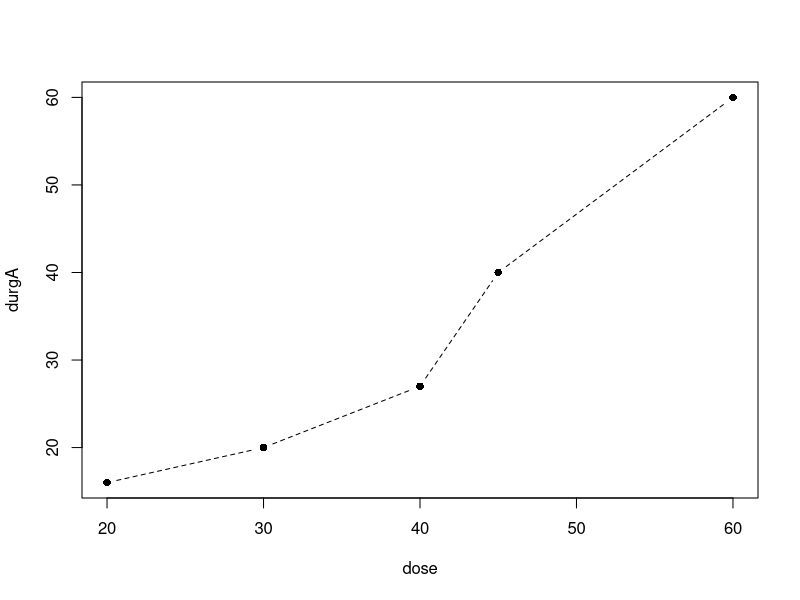
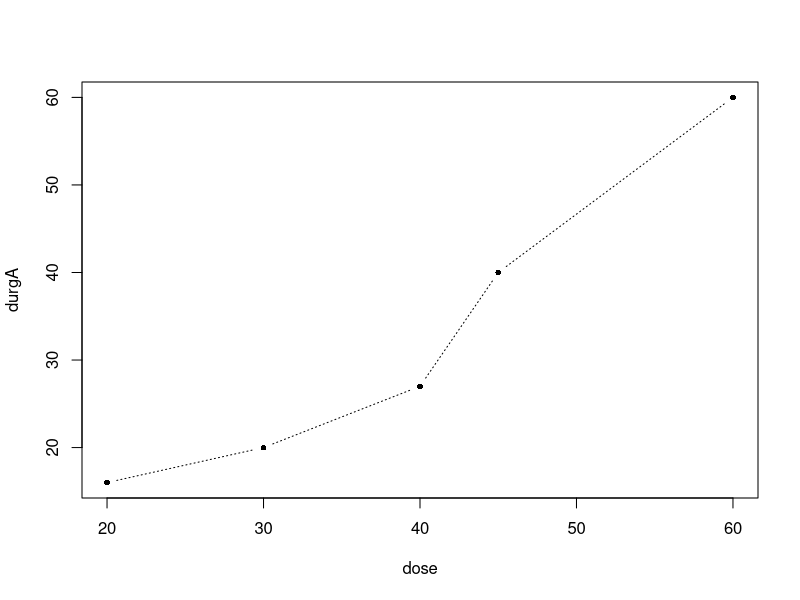
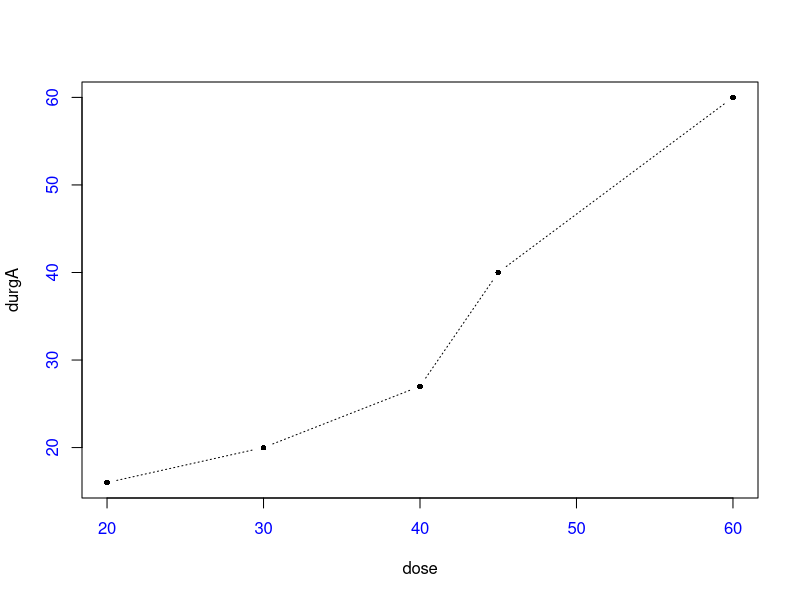
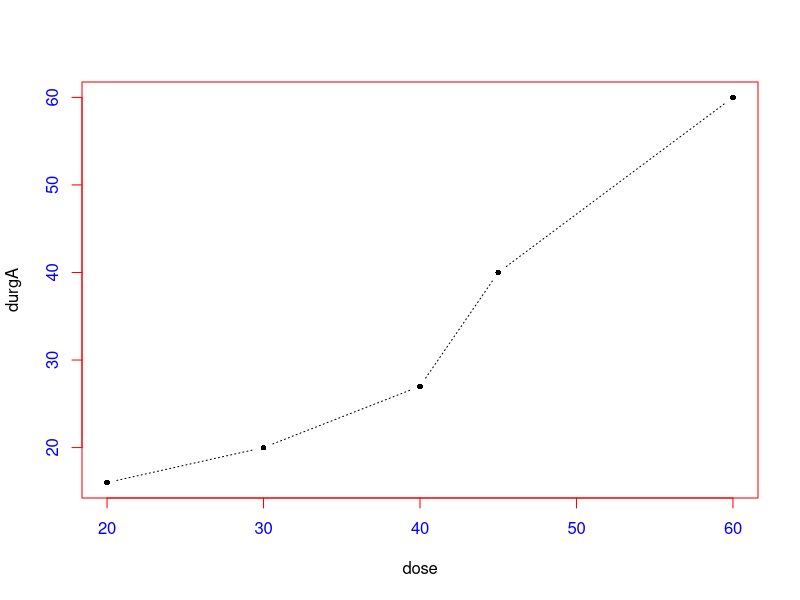
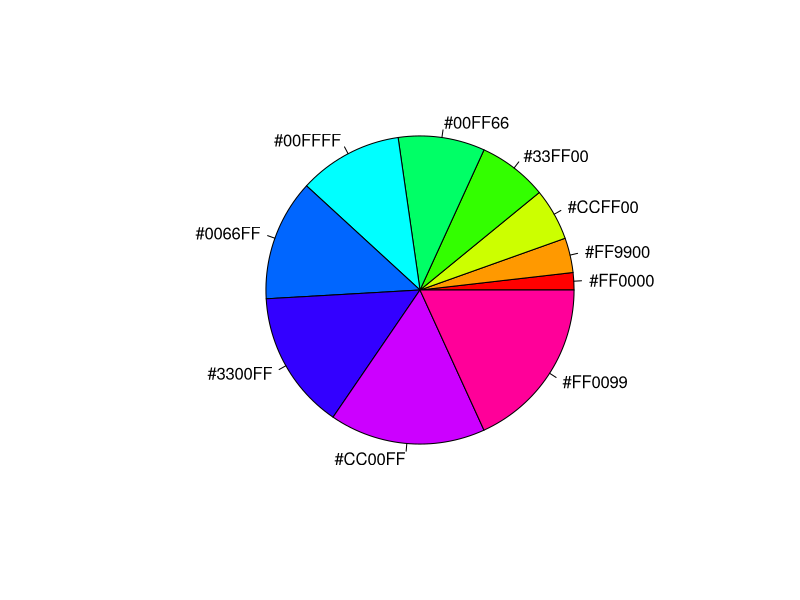
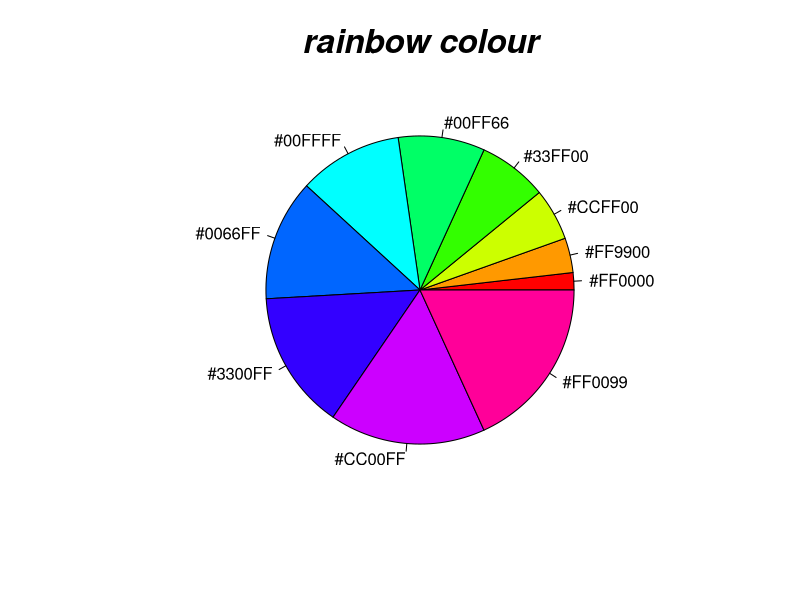
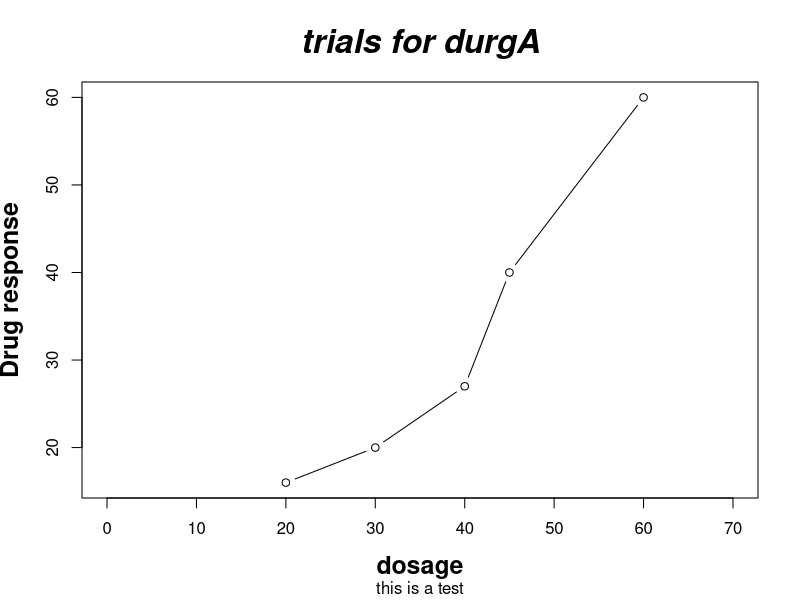
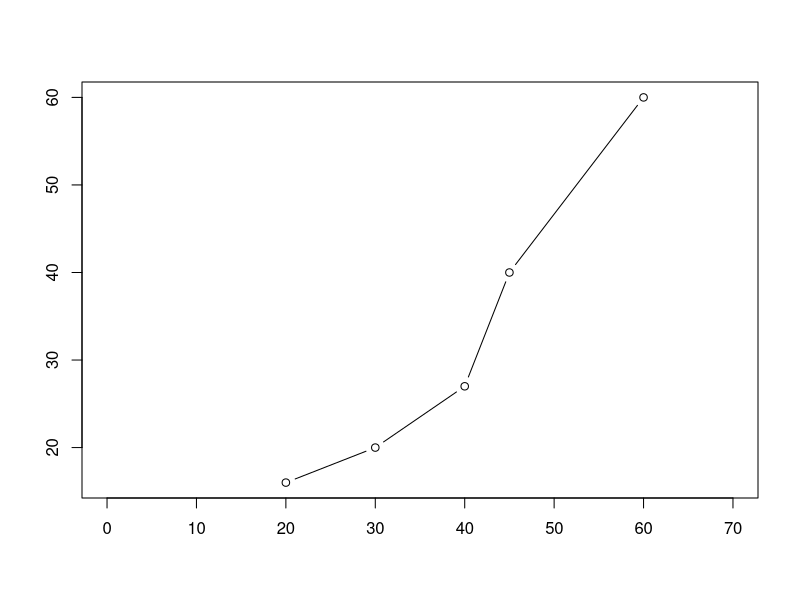

Write R code to recreate these figures, in order. (Note: this script raises an error after producing the figures.)
library(datasets)
data(mtcars)

#create a new window to show the plot
x11() 
plot(mtcars$wt, mtcars$mpg, xlab = "Weight", ylab = "Miles gallon", main = "Regression of MPG on weight")
dev.off()

#create pdf file to store plot
pdf("mggraph.pdf") #png(), jpeg(), bmp() also could be used
plot(mtcars$wt, mtcars$mpg, xlab = "Weight", ylab = "Miles gallon", main = "Regression of MPG on weight")
abline(lm(mtcars$mpg ~ mtcars$wt))
dev.off()

#polt parameters exercise
dose <- c(20,30,40,45,60)
durgA <- c(16,20,27,40,60)
durgB <- c(15,18,25,31,40)

opar <- par(no.readonly = T)
par(lty = 2, pch = 16)
plot(dose, durgA, type = "b")
par(opar)

#cex specifies the symbol size
plot(dose, durgA, lty = 3, pch = 16, cex = .75, type = "b")

#color scheme
plot(dose, durgA, lty = 3, pch = 16, cex = .75, type = "b", col.axis = "blue")
plot(dose, durgA, lty = 3, pch = 16, cex = .75, type = "b", col.axis = "blue", fg = "red")

n <- 10
mycol <- rainbow(n)
pie(rep(1:n), labels = mycol, col = mycol)

par(font.main = 4, cex.main = 2, font.lab = 3, cex.lab = 1.5)
pie(rep(1:n), labels = mycol, col = mycol, main = "rainbow colour")

#text
par(cex.main = 2, font.lab = 2)
plot(dose, durgA, type = "b", main = "trials for durgA", sub = "this is a test", xlab = "dosage", ylab = "Drug response", xlim = c(0, 70))
#remove all the text
par(ann = FALSE)
plot(dose, durgA, type = "b", main = "trials for durgA", sub = "this is a test", xlab = "dosage", ylab = "Drug response", xlim = c(0, 70))

#Customize axes
# x <- c(1:10)
y <- x
z <- 10/x
par(opar)
par(mar = c(5,4,4,8) + 0.1)
#suppress axes, axes = F, xaxt = "n", yaxt = "n"
plot(x, y, type = "b", lty = 3, pch = 21, col = "red", ann = F, yaxt = "n")
lines(x, z, type = "b", pch = 22, col = "blue", lty = 2)
axis(2, at = x, labels = x, col.axis = "red", las = 0, cex.axis = .85)
axis(4, at = z, labels = round(z, digits = 2), col.axis = "blue", las = 2, cex.axis = .7)
#las labels are parallel(=0) or perpendicular(=2) to the axis
mtext("z = 10/x", side = 4, line = 3,  cex.lab = 1, las = 2, col = "blue")
mtext("y = x", side = 2, line = 2, cex.lab = 1, las = 0, col = "red")
title("An test of axes", xlab = "X Values")
